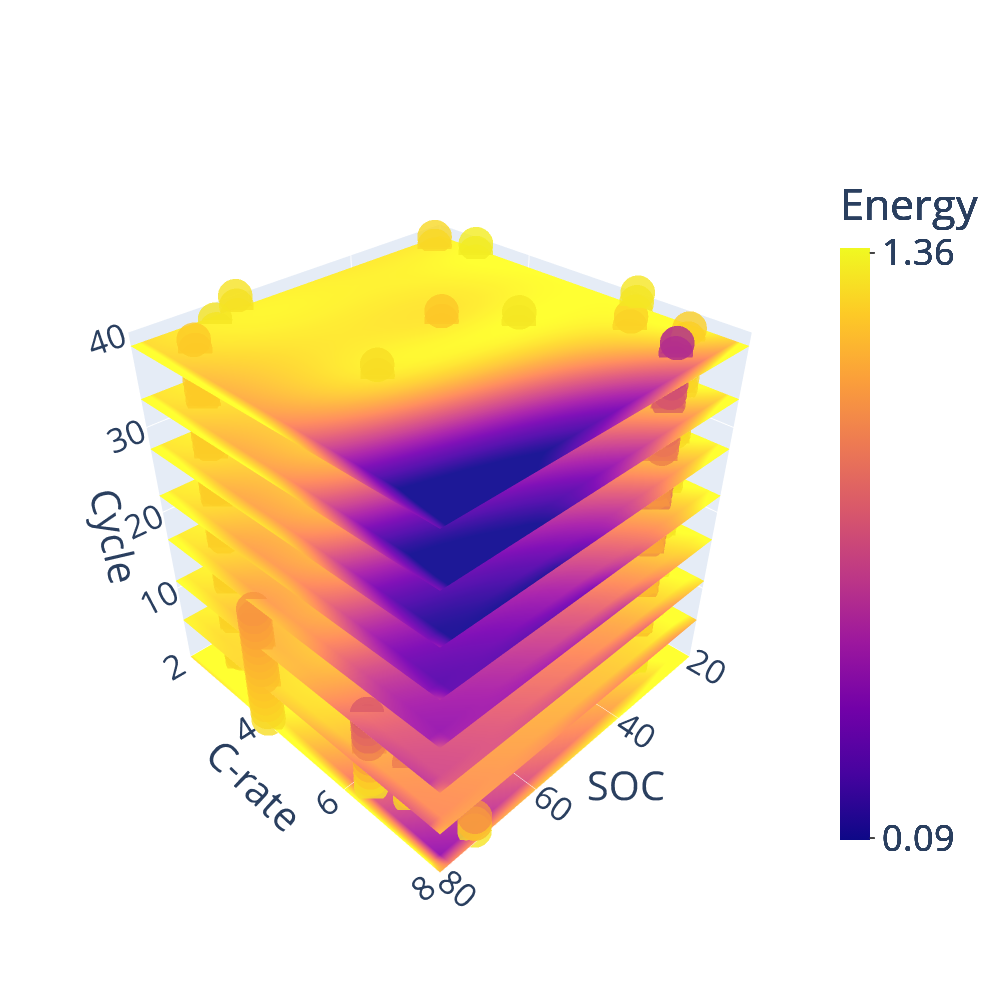

Notebook code for this chart:
### Code cell
# Posterior Mean

temp_of_interest = 291

#my_indices = np.where((my_gpo_a.x_data[:,2] == temp_of_interest) & (my_gpo_a.x_data[:,3] < 41))

my_indices = np.where((x_data[:,2] == temp_of_interest) & (x_data[:,3] < 41))

my_temperature_index = np.argmin(np.abs(w_space[0,0,:,0] - temp_of_interest))

#data_to_be_plotted = np.column_stack([my_gpo_a.x_data[my_indices[0],:],my_gpo_a.y_data[my_indices[0]]])

data_to_be_plotted = np.column_stack([x_data[my_indices[0],:],y_data[my_indices[0]]])

plot(x_space[:,:,my_temperature_index,:],y_space[:,:,my_temperature_index,:],z_space[:,:,my_temperature_index,:],f_re[:,:,my_temperature_index,:], y_data, data_to_be_plotted)#,filename = "Trained GP Model.pdf")

### Figure 1 — Plotly figure (JSON) as saved in the notebook; plotly's stock layout.template omitted (floating-point values rounded to 4 significant figures; data arrays with more than 128 entries replaced by an {"elided": "..."} marker saying what was removed)
{"data": [{"marker": {"color": {"elided": "870 float values"}, "opacity": 0.8, "size": 12}, "mode": "markers", "type": "scatter3d", "x": {"elided": "870 float values"}, "y": {"elided": "870 float values"}, "z": {"elided": "870 int values"}}, {"cmax": 1.37, "cmin": 0.08486, "colorbar": {"len": 0.8, "tickfont": {"size": 36}, "ticks": "outside", "tickvals": [0.09, 1.36], "title": {"text": "Energy"}}, "surfacecolor": {"elided": "30x30 float values"}, "type": "surface", "x": {"elided": "30x30 float values"}, "y": {"elided": "30x30 float values"}, "z": {"elided": "30x30 int values"}}, {"cmax": 1.37, "cmin": 0.08486, "colorbar": {"len": 0.8, "tickfont": {"size": 36}, "ticks": "outside", "tickvals": [0.09, 1.36], "title": {"text": "Energy"}}, "surfacecolor": {"elided": "30x30 float values"}, "type": "surface", "x": {"elided": "30x30 float values"}, "y": {"elided": "30x30 float values"}, "z": {"elided": "30x30 float values"}}, {"cmax": 1.37, "cmin": 0.08486, "colorbar": {"len": 0.8, "tickfont": {"size": 36}, "ticks": "outside", "tickvals": [0.09, 1.36], "title": {"text": "Energy"}}, "surfacecolor": {"elided": "30x30 float values"}, "type": "surface", "x": {"elided": "30x30 float values"}, "y": {"elided": "30x30 float values"}, "z": {"elided": "30x30 float values"}}, {"cmax": 1.37, "cmin": 0.08486, "colorbar": {"len": 0.8, "tickfont": {"size": 36}, "ticks": "outside", "tickvals": [0.09, 1.36], "title": {"text": "Energy"}}, "surfacecolor": {"elided": "30x30 float values"}, "type": "surface", "x": {"elided": "30x30 float values"}, "y": {"elided": "30x30 float values"}, "z": {"elided": "30x30 float values"}}, {"cmax": 1.37, "cmin": 0.08486, "colorbar": {"len": 0.8, "tickfont": {"size": 36}, "ticks": "outside", "tickvals": [0.09, 1.36], "title": {"text": "Energy"}}, "surfacecolor": {"elided": "30x30 float values"}, "type": "surface", "x": {"elided": "30x30 float values"}, "y": {"elided": "30x30 float values"}, "z": {"elided": "30x30 float values"}}, {"cmax": 1.37, "cmin": 0.08486, "colorbar": {"len": 0.8, "tickfont": {"size": 36}, "ticks": "outside", "tickvals": [0.09, 1.36], "title": {"text": "Energy"}}, "surfacecolor": {"elided": "30x30 float values"}, "type": "surface", "x": {"elided": "30x30 float values"}, "y": {"elided": "30x30 float values"}, "z": {"elided": "30x30 float values"}}, {"cmax": 1.37, "cmin": 0.08486, "colorbar": {"len": 0.8, "tickfont": {"size": 36}, "ticks": "outside", "tickvals": [0.09, 1.36], "title": {"text": "Energy"}}, "surfacecolor": {"elided": "30x30 float values"}, "type": "surface", "x": {"elided": "30x30 float values"}, "y": {"elided": "30x30 float values"}, "z": {"elided": "30x30 float values"}}, {"cmax": 1.37, "cmin": 0.08486, "colorbar": {"len": 0.8, "tickfont": {"size": 36}, "ticks": "outside", "tickvals": [0.09, 1.36], "title": {"text": "Energy"}}, "surfacecolor": {"elided": "30x30 float values"}, "type": "surface", "x": {"elided": "30x30 float values"}, "y": {"elided": "30x30 float values"}, "z": {"elided": "30x30 float values"}}], "layout": {"autosize": true, "height": 1000, "margin": {"b": 65, "l": 65, "r": 50, "t": 90}, "scene": {"camera": {"eye": {"x": 1.5, "y": 1.5, "z": 1.5}}, "xaxis": {"range": [20, 80], "tickfont": {"size": 20}, "ticktext": [20, 40, 60, 80], "tickvals": [20, 40, 60, 80], "title": {"font": {"size": 40}, "text": "SOC"}}, "yaxis": {"range": [2, 8], "tickfont": {"size": 20}, "ticktext": [2, 4, 6, 8], "tickvals": [2, 4, 6, 8], "title": {"font": {"size": 40}, "text": "C-rate"}}, "zaxis": {"range": [0, 40], "tickfont": {"size": 20}, "ticktext": [10, 20, 30, 40], "tickvals": [10, 20, 30, 40], "title": {"font": {"size": 40}, "text": "Cycle"}}}, "width": 1000}}
